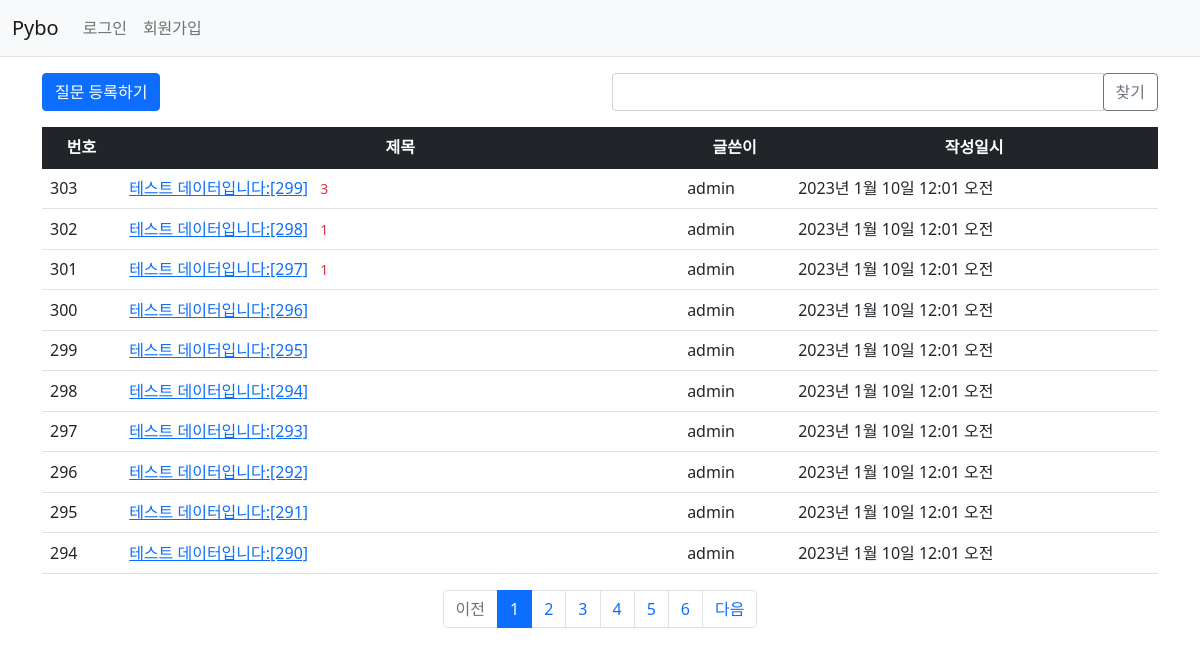
Screenshot of /pybo/ with the database file from the repository.
### pybo/models.py (models this page shows, shortened)
class Question(models.Model):
    subject = models.CharField(max_length=200)
    content = models.TextField()
    create_date = models.DateTimeField()
    modify_date = models.DateTimeField(null=True, blank=True)
    author = models.ForeignKey(User, on_delete=models.CASCADE, related_name='author_requestion')
    voter = models.ManyToManyField(User, related_name='voter_question')  # 추천인 추가

### pybo/views/base_views.py (the view, shortened to what this page needs)
# urls.py: path('', base_views.index, name='index')
def index(request):
    page = request.GET.get('page', '1')  # 페이지
    kw = request.GET.get('kw', '')  # 검색어
    question_list = Question.objects.order_by('-create_date')
    paginator = Paginator(question_list, 10)  # 페이지당 10개씩 보여주기
    page_obj = paginator.get_page(page)
    context = {'question_list': page_obj, 'page': page, 'kw': kw}
    return render(request, 'pybo/question_list.html', context)

### pybo/templatetags/pybo_filter.py (called while the page is built)
@register.filter
def sub(value, arg):
    return value - arg

### templates/pybo/question_list.html (shortened to what this page needs)
{% extends 'base.html' %}
{% load pybo_filter %}
{% block content %}
    <div class="container my-3">
        <div class="row my-3">
            <div class="col-6">
                <a href="{% url 'pybo:question_create' %}" class="btn btn-primary">질문 등록하기</a>
            </div>
            <div class="col-6">
                <div class="input-group">
                    <input type="text" id="search_kw" class="form-control" value="{{ kw|default_if_none:'' }}">
                    <div class="input-group-append">
                        <button class="btn btn-outline-secondary" type="button" id="btn_search">찾기</button>
                    </div>
                </div>
            </div>
        </div>
        <table class="table">
            <thead>
            <tr class="text-center table-dark">
                <th>번호</th>
                <th style="width: 50%">제목</th>
                <th>글쓴이</th>
                <th>작성일시</th>
            </tr>
            </thead>
            {% if question_list %}
                {% for question in question_list %}
                    <tr class="text-center">
                    <tr>
                        <td>
                            {{ question_list.paginator.count|sub:question_list.start_index|sub:forloop.counter0|add:1 }}
                        </td>
                        <td class="text-start">
                            <a href="{% url 'pybo:detail' question.id %}">{{ question.subject }}</a>
                            {% if question.answer_set.count > 0 %}
                                <span class="text-danger small mx-2">{{ question.answer_set.count }}</span>
                            {% endif %}
                        </td>
                        <td>{{ question.author.username }}</td>
                        <td>{{ question.create_date }}</td>
                    </tr>
                {% endfor %}
            {% else %}
                <tr>
                    <td colspan="4">질문이 없습니다.</td>
                </tr>
            {% endif %}
        </table>
        <ul class="pagination justify-content-center">
            {% if question_list.has_previous %}
                <li class="page-item">
                    <a class="page-link" data-page="{{ question_list.previous_page_number }}"
                       href="javascript:void(0)">이전</a>
                </li>
            {% else %}
                <li class="page-item disabled">
                    <a class="page-link" tabindex="-1" aria-disabled="true"
                       href="javascript:void(0)">이전</a>
                </li>
            {% endif %}
            {% for page_number in question_list.paginator.page_range %}
                {% if page_number >= question_list.number|add:-5 and page_number <= question_list.number|add:5 %}
                    {% if page_number == question_list.number %}
                        <li class="page-item active" aria-current="page">
                            <a class="page-link" data-page="{{ page_number }}"
                               href="javascript:void(0)">{{ page_number }}</a>
                        </li>
                    {% else %}
                        <li class="page-item">
                            <a class="page-link" data-page="{{ page_number }}"
                               href="javascript:void(0)">{{ page_number }}</a>
                        </li>
                    {% endif %}
                {% endif %}
            {% endfor %}
            {% if question_list.has_next %}
                <li class="page-item">
                    <a class="page-link" data-page="{{ question_list.next_page_number }}"
                       href="javascript:void(0)">다음</a>
                </li>
            {% else %}
                <li class="page-item disabled">
                    <a class="page-link" tabindex="-1" aria-disabled="true"
                       href="javascript:void(0)">다음</a>
                </li>
            {% endif %}
        </ul>
    </div>
{% endblock %}

### templates/base.html (shortened to what this page needs)
{% load static %}
<!DOCTYPE html>
<html lang="ko">
<head>
    <link rel="stylesheet" type="text/css" href="{% static 'bootstrap.min.css' %}"/>
    <link rel="stylesheet" type="text/css" href="{% static 'style.css' %}">
</head>
<body>
{% include "navbar.html" %}
{% block content %}
{% endblock %}
</body>
</html>

### templates/navbar.html (shortened to what this page needs)
<nav class="navbar navbar-expand-lg navbar-light bg-light border-bottom">
    <div class="container-fluid">
        <a class="navbar-brand" href="{% url 'pybo:index' %}">Pybo</a>
        <div class="collapse navbar-collapse" id="navbarSupportedContent">
            <ul class="navbar-nav me-auto mb-2 mb-lg-0">
                <li class="nav-item">
                    {% if user.is_authenticated %}
                        <a class="nav-link" href="{% url 'common:logout' %}">{{ user.username }} (로그아웃)</a>
                    {% else %}
                        <a class="nav-link" href="{% url 'common:login' %}">로그인</a>
                    {% endif %}
                </li>
                <il>
                    {% if not user.is_authenticated %}
                        <a class="nav-link" href="{% url 'common:signup' %}">회원가입</a>
                    {% endif %}
                </il>
            </ul>
        </div>
    </div>
</nav>

### rows the page displays
Question: paginator.count|sub "303", subject "테스트 데이터입니다:[299]", answer_set.count "3", author.username "admin", create_date "2023년 1월 10일 12:01 오전"
Question: paginator.count|sub "302", subject "테스트 데이터입니다:[298]", answer_set.count "1", author.username "admin", create_date "2023년 1월 10일 12:01 오전"
Question: paginator.count|sub "301", subject "테스트 데이터입니다:[297]", answer_set.count "1", author.username "admin", create_date "2023년 1월 10일 12:01 오전"
Question: paginator.count|sub "300", subject "테스트 데이터입니다:[296]", author.username "admin", create_date "2023년 1월 10일 12:01 오전"
Question: paginator.count|sub "299", subject "테스트 데이터입니다:[295]", author.username "admin", create_date "2023년 1월 10일 12:01 오전"
Question: paginator.count|sub "298", subject "테스트 데이터입니다:[294]", author.username "admin", create_date "2023년 1월 10일 12:01 오전"
Question: paginator.count|sub "297", subject "테스트 데이터입니다:[293]", author.username "admin", create_date "2023년 1월 10일 12:01 오전"
Question: paginator.count|sub "296", subject "테스트 데이터입니다:[292]", author.username "admin", create_date "2023년 1월 10일 12:01 오전"
Question: paginator.count|sub "295", subject "테스트 데이터입니다:[291]", author.username "admin", create_date "2023년 1월 10일 12:01 오전"
Question: paginator.count|sub "294", subject "테스트 데이터입니다:[290]", author.username "admin", create_date "2023년 1월 10일 12:01 오전"

### other values shown
{{ page_number }} "1"
{{ page_number }} "2" "3" "4" "5" "6"
